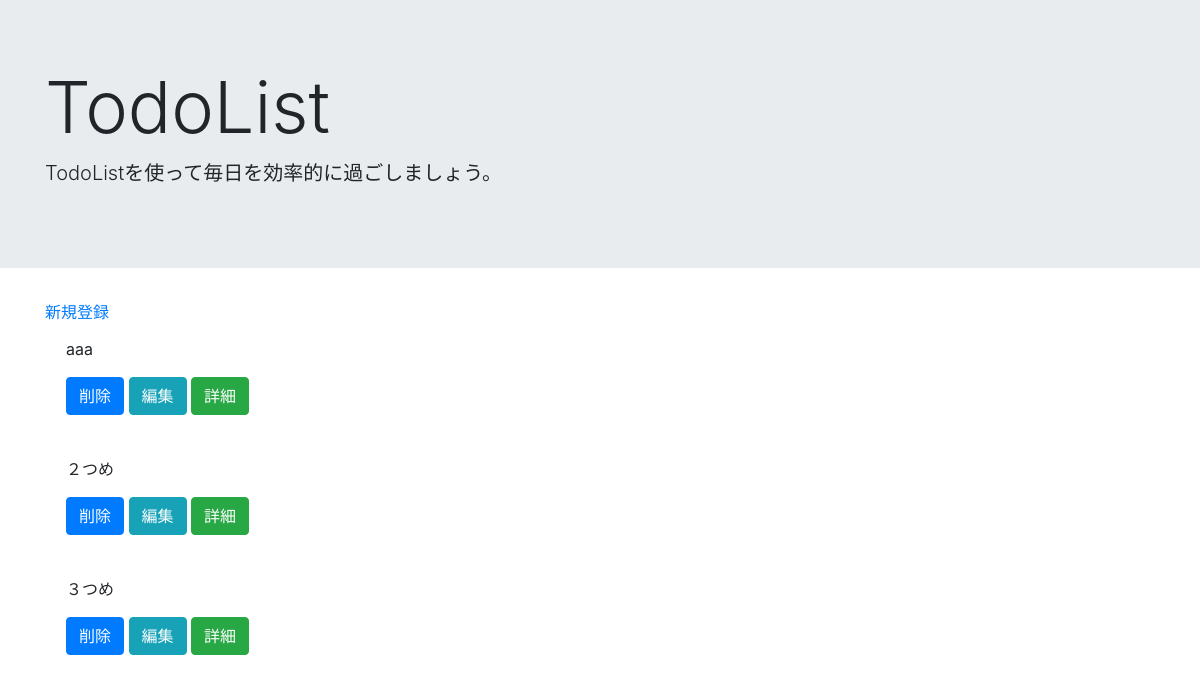
The app's page /, older data.
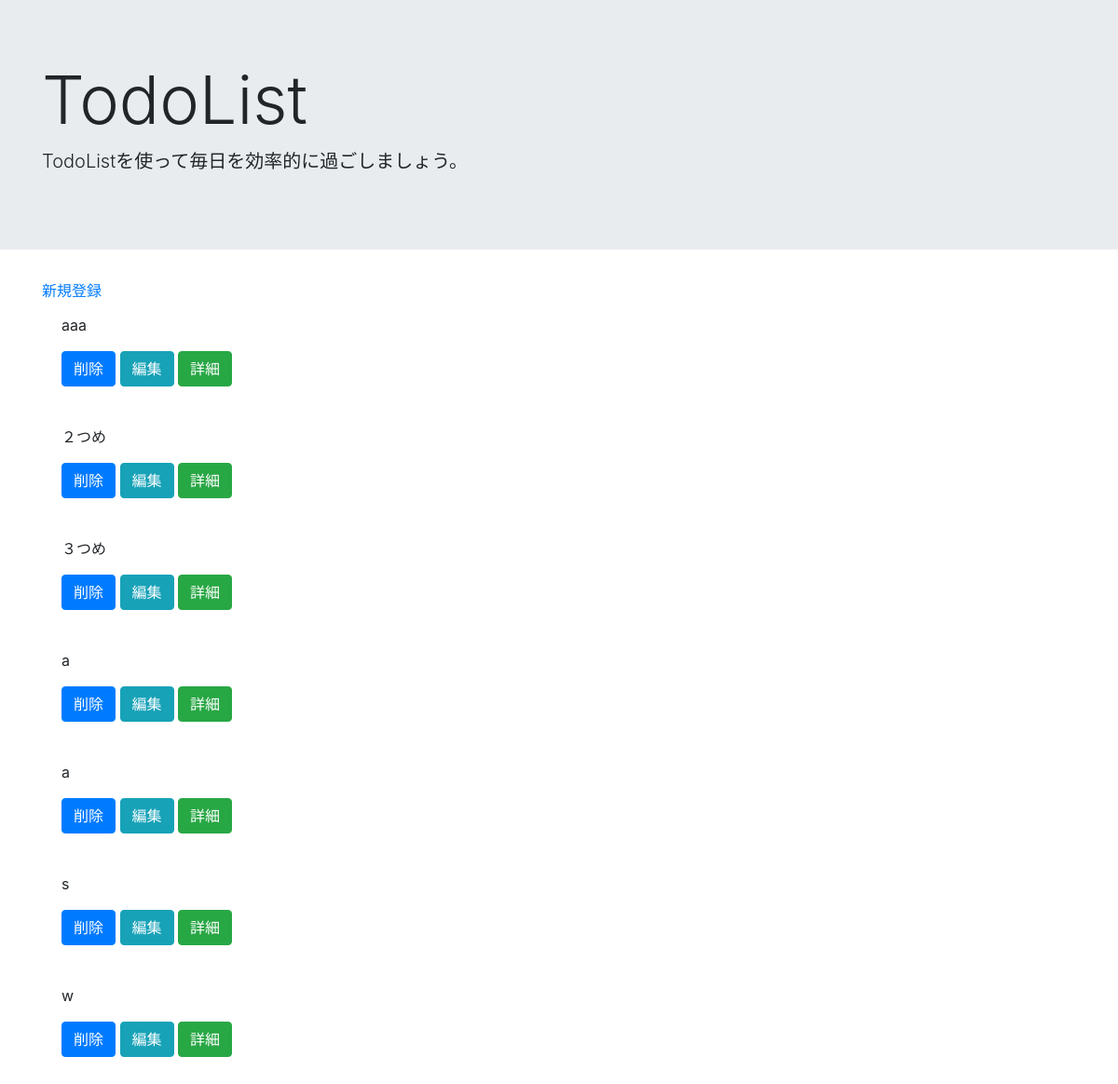
The same page, newer data.
### todo/models.py (models this page shows, shortened)
class Post(models.Model):
    title=models.CharField('タイトル',max_length=30)
    text=models.TextField('本文')
    priority=models.CharField(
        '優先度',
        max_length=50,
        choices=PRIORITY,
        null=True
    )
    duedate=models.DateField('期限',null=True)

### todo/views.py (the view)
# urls.py: path('',views.IndexView.as_view(),name='index'),
class IndexView(generic.ListView):
    model=Post

### todo/templates/todo/post_list.html
{% extends 'todo/base.html' %}
{% block header %}
<div class="jumbotron jumbotron-fluid">
  <div class="container">
    <h1 class="display-3">TodoList</h1>
    <p class="lead">TodoListを使って毎日を効率的に過ごしましょう。</p>
  </div>
</div>
{% endblock %}
{% block content %}
<a href="{% url 'todo:create'%}">新規登録</a>
{% for post in post_list %}
<div class="alert alert-{{post.priority}}" role="alert">
  <p>{{post.title}}</p>
    <a class='btn btn-primary' href="{% url 'todo:delete' post.pk%}">削除</a>
    <a class="btn btn-info" href="{% url 'todo:update' post.pk%}">編集</a>
    <a class="btn btn-success" href="{% url 'todo:detail' post.pk%}">詳細</a>
</div>
{%endfor%}
{% endblock %}

### todo/templates/todo/base.html (shortened to what this page needs)
<!doctype html>
<html lang="ja">
  <head>
    <link rel="stylesheet" href="https://cdn.jsdelivr.net/npm/bootstrap@4.4.1/dist/css/bootstrap.min.css">
  </head>
  <body>
    {% block header %}
    {% endblock %}
    <div class="container">
      {% block content %}
      {% endblock %}
    </div>
  </body>
</html>

Row changes from the older to the newer data that the page shows:
added Post: title "a"
added Post: title "a"
added Post: title "s"
added Post: title "w"
